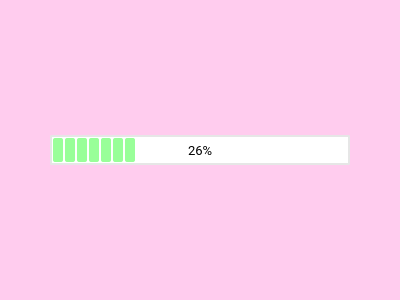
<?xml version="1.0" encoding="UTF-8"?>
<ui version="4.0">
 <class>Loading</class>
 <widget class="QMainWindow" name="Loading">
  <property name="geometry">
   <rect>
    <x>0</x>
    <y>0</y>
    <width>400</width>
    <height>300</height>
   </rect>
  </property>
  <property name="windowTitle">
   <string>Loading</string>
  </property>
  <property name="styleSheet">
   <string notr="true">QMainWindow {
	background-color: #ffccee;
}</string>
  </property>
  <widget class="QWidget" name="centralWidget">
   <widget class="QWidget" name="gridLayoutWidget">
    <property name="geometry">
     <rect>
      <x>0</x>
      <y>0</y>
      <width>401</width>
      <height>301</height>
     </rect>
    </property>
    <layout class="QGridLayout" name="gridLayout">
     <item row="0" column="0">
      <widget class="QProgressBar" name="progressBar">
       <property name="maximumSize">
        <size>
         <width>300</width>
         <height>30</height>
        </size>
       </property>
       <property name="font">
        <font>
         <family>Roboto</family>
         <pointsize>10</pointsize>
        </font>
       </property>
       <property name="styleSheet">
        <string notr="true">QMainWindow {
	background-color: #808080;
}

QProgressBar {
	border: 2px solid #e6e6e6;
	border-radius: 2px;
	text-align: center;
}

QProgressBar::chunk {
	background-color: #99ff99;
	width: 10px;
	border-radius: 2px;
	margin: 1px;
}</string>
       </property>
       <property name="value">
        <number>26</number>
       </property>
      </widget>
     </item>
    </layout>
   </widget>
  </widget>
 </widget>
 <layoutdefault spacing="6" margin="11"/>
 <resources/>
 <connections/>
</ui>
